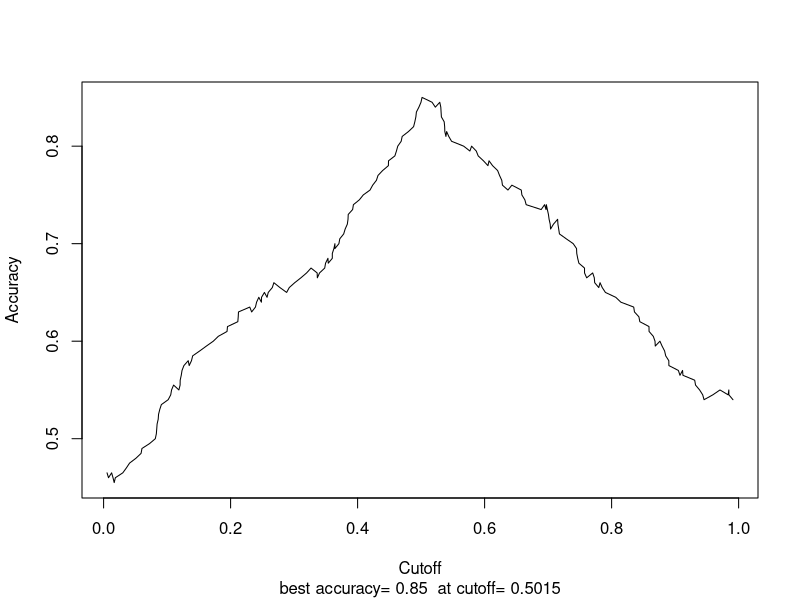

R code for this plot:
#############################################################################
### template function to calculate F1 scores. 
## #note: the goal I have is to take the fxn as seen in the site: 
# https://stats.stackexchange.com/questions/37411/calculating-precision-and-recall-in-r
# and proceed to weight the scores. I think I'll do so at a value of 2, such that 
# observations that are below said threshold will receive less weight, and those above 
# will be extra influential, i.e. I WANT to really keep these. The scores of 2 
## would therefore be the bread and butter essentially of the toxic coding 

# Function: evaluation metrics
## True positives (TP) - Correctly idd as success
## True negatives (TN) - Correctly idd as failure
## False positives (FP) - success incorrectly idd as failure
## False negatives (FN) - failure incorrectly idd as success
## Precision - P = TP/(TP+FP) how many idd actually success/failure
## Recall - R = TP/(TP+FN) how many of the successes correctly idd
## F-score - F = (2 * P * R)/(P + R) harm mean of precision and recall
prf <- function(predAct){
  ## predAct is two col dataframe of pred,act
  preds = predAct[,1]
  trues = predAct[,2]
  xTab <- table(preds, trues)
  clss <- as.character(sort(unique(preds)))
  r <- matrix(NA, ncol = 7, nrow = 1, 
              dimnames = list(c(),c('Acc',
                                    paste("P",clss[1],sep='_'), 
                                    paste("R",clss[1],sep='_'), 
                                    paste("F",clss[1],sep='_'), 
                                    paste("P",clss[2],sep='_'), 
                                    paste("R",clss[2],sep='_'), 
                                    paste("F",clss[2],sep='_'))))
  r[1,1] <- sum(xTab[1,1],xTab[2,2])/sum(xTab) # Accuracy
  r[1,2] <- xTab[1,1]/sum(xTab[,1]) # Miss Precision
  r[1,3] <- xTab[1,1]/sum(xTab[1,]) # Miss Recall
  r[1,4] <- (2*r[1,2]*r[1,3])/sum(r[1,2],r[1,3]) # Miss F
  r[1,5] <- xTab[2,2]/sum(xTab[,2]) # Hit Precision
  r[1,6] <- xTab[2,2]/sum(xTab[2,]) # Hit Recall
  r[1,7] <- (2*r[1,5]*r[1,6])/sum(r[1,5],r[1,6]) # Hit F
  r}

### second response: 

require(ROCR)

# Prepare data for plotting
data(ROCR.simple)
pred <- with(ROCR.simple, prediction(predictions, labels))
perf <- performance(pred, measure="acc", x.measure="cutoff")

# Get the cutoff for the best accuracy
bestAccInd <- which.max(perf@"y.values"[[1]])
bestMsg <- paste("best accuracy=", perf@"y.values"[[1]][bestAccInd], 
                 " at cutoff=", round(perf@"x.values"[[1]][bestAccInd], 4))

plot(perf, sub=bestMsg)
